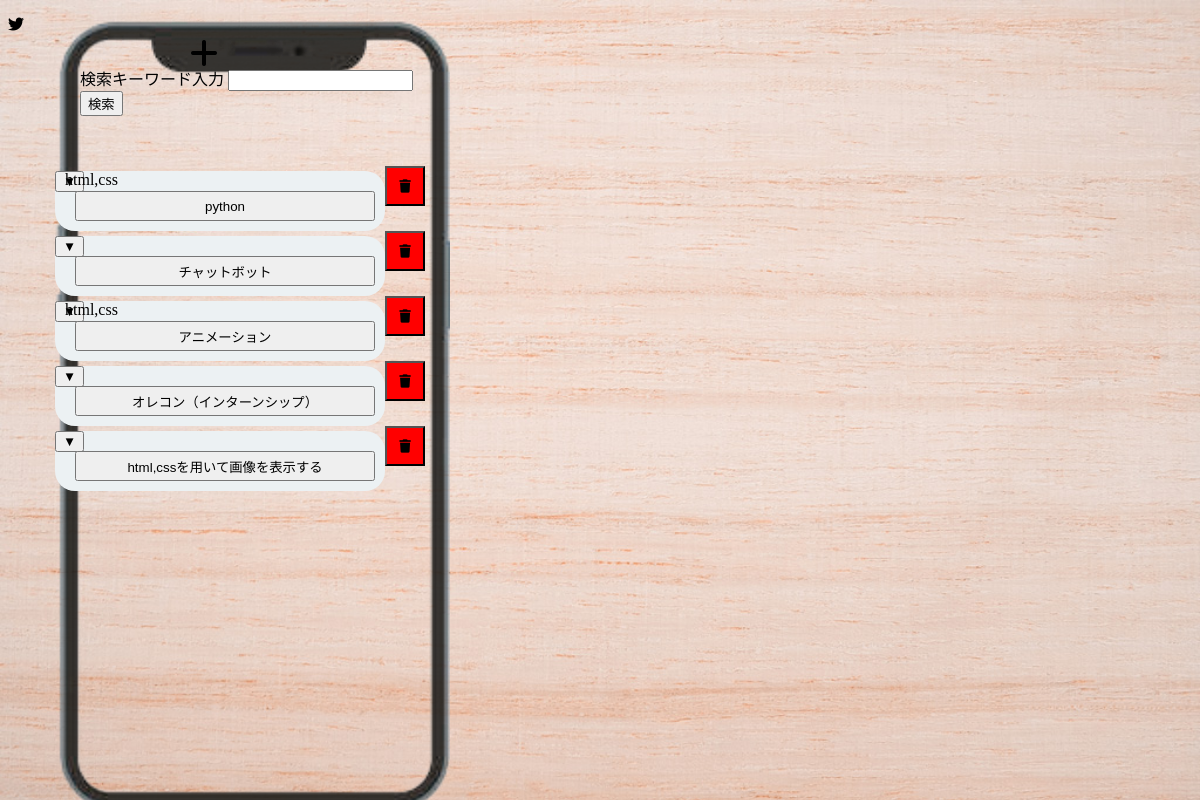
/memo1/web_home, run on an earlier commit of the app's database.
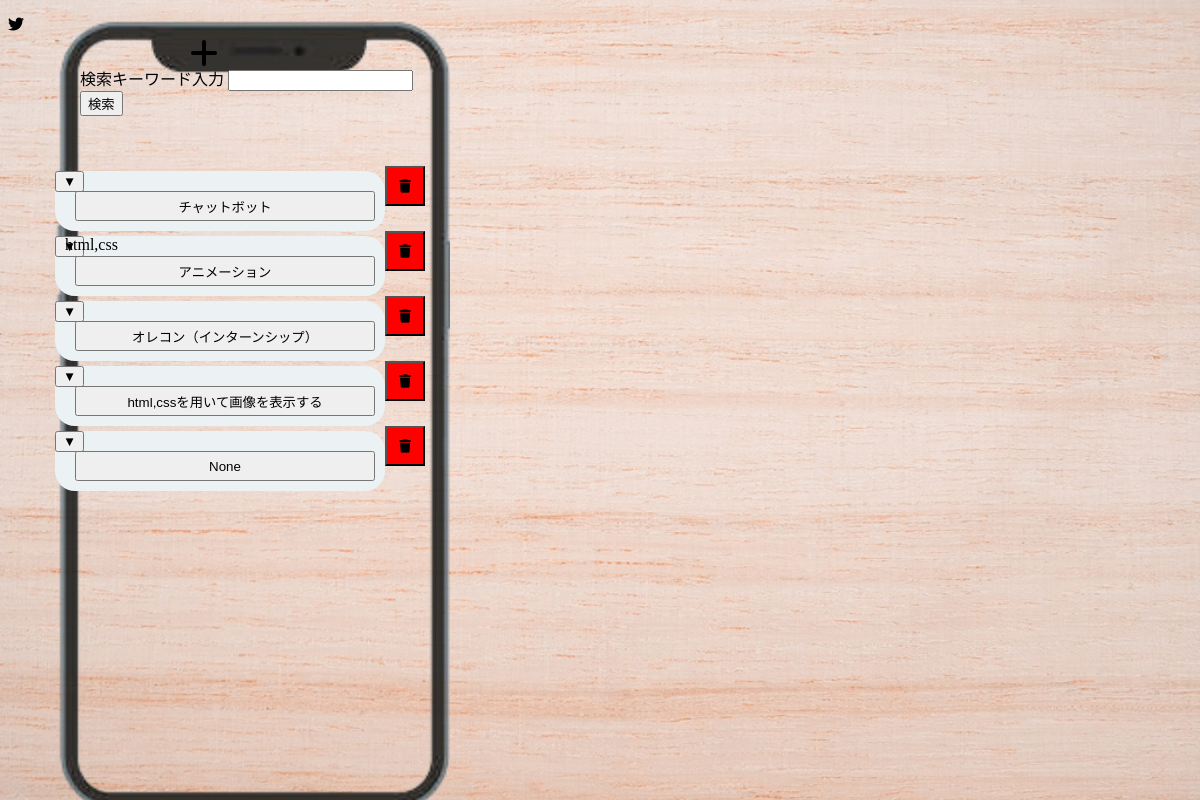
And on a later commit of the database.
### memo1/models.py (models this page shows, shortened)
class study_web(models.Model):
    title = models.CharField(max_length=100,null=True,blank=True)
    category = models.TextField(null=True,blank=True)
    content = models.TextField(null=True,blank=True)
    url = models.URLField(null=True,blank=True)

### memo1/views.py (the view)
# urls.py: path('web_home', views.web_home, name='web_home'),
def web_home(request):
   if(request.method == 'POST'):
      keywords=request.POST['keywords']
      data=web_search(keywords)
   data = study_web.objects.all()
   params = {
        'data': data,
   }
   return render(request, 'memo1/study_web.html',params)

### memo1/templates/memo1/study_web.html (shortened to what this page needs)
<!DOCTYPE html>
<html lang="ja">
<head>
<link href="https://use.fontawesome.com/releases/v6.2.0/css/all.css" rel="stylesheet">
{% load static %}
<link rel="stylesheet" href="{% static 'memo1/style.css' %}">
</head>
<body class="container">
<div class="smartphone">
  <div class="memo_system">
    <h1 class="add"><i class="fas fa-solid fa-plus"></i></h1>
    <form action="{% url 'web_home' %}" method="post">{% csrf_token %}
      検索キーワード入力
      <input type="text" name="keywords" />
      <button type="submit" name="submit">検索</button>
    </form>
  </div>
  <div class="memo_list">
  {% for item in data %}
    <div class="box1 child">
      <button class="title content" onclick='display_detail("{{item.title}}","{{item.category}}","{{item.url}}",{{item.id}})'>{{item.title}}</button>
      <a class="category content">{{item.category}}</a>
      <button class="editor" onclick='display_editor("{{item.title}}","{{item.category}}","{{item.url}}",{{item.id}})'>▼</button>
      <form action="{% url 'web_delete' %}" method="post">{% csrf_token %}
        <button onclick="return confirm('削除しますか?')" class="delete" type='submit' name='num' value="{{item.id}}"><i class="fas fa-solid fa-trash"></i></button>
      </form>
    </div>
{% endfor %}
  </div>
</div>
<p><i class="fab fa-twitter"></i></p>
</body>
</html>

What changed in the data, as far as the page shows it:
removed study_web: title "python", category "html,css", {{ item.id }} 8 (drawn)
added study_web: title "None", {{ item.id }} 24 (drawn)
